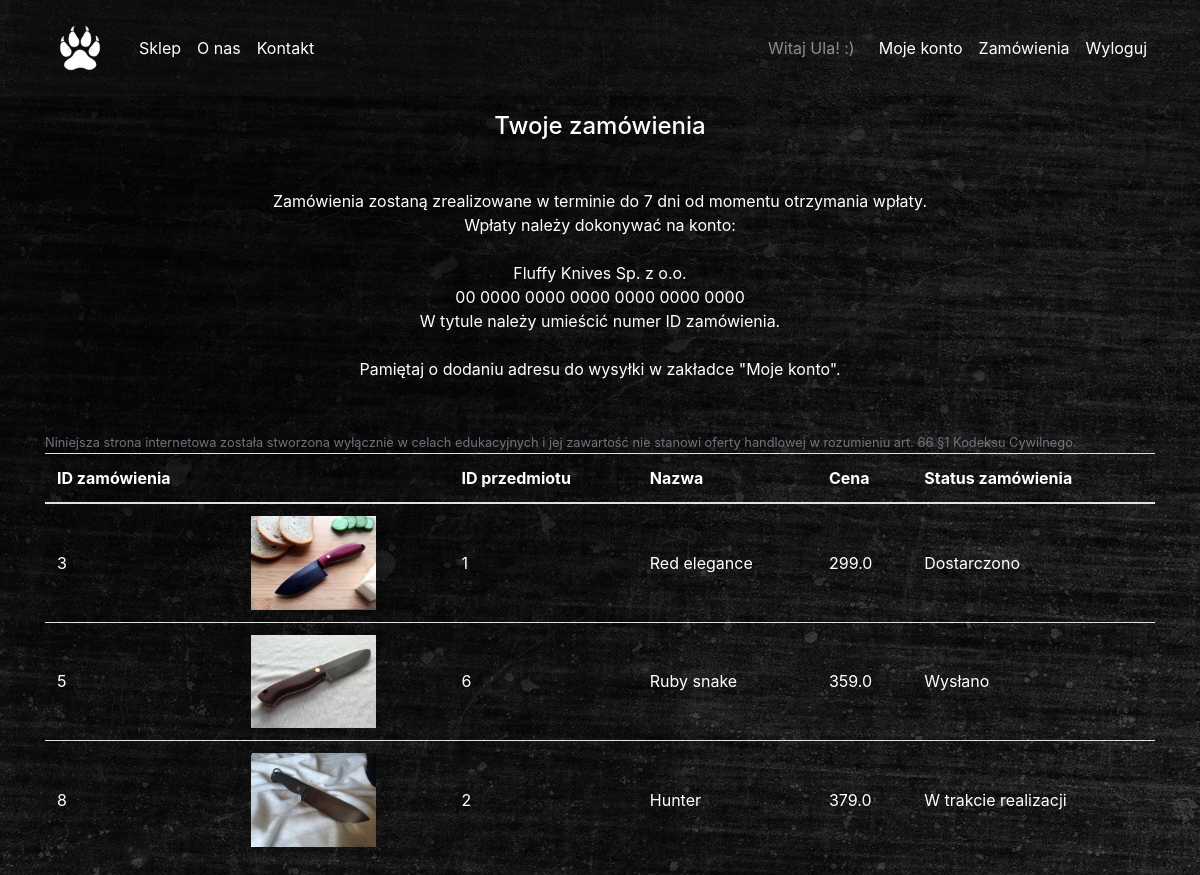
Page /cart (signed in) on the earlier database version.
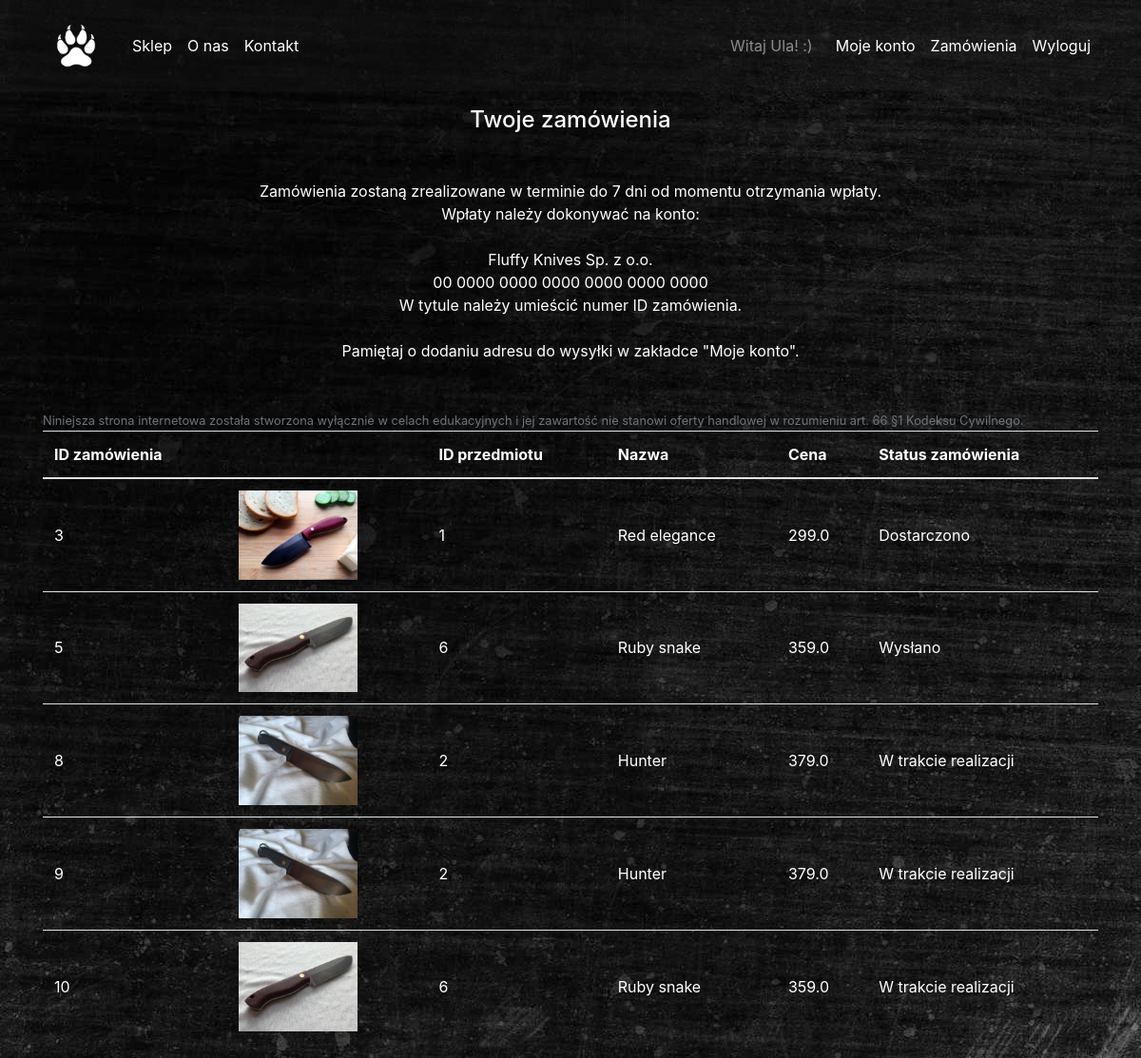
Same page on the later database version.
### app_files/db_models.py (models this page shows, shortened)
class User(db.Model, UserMixin):
    __tablename__ = 'User'
    id = db.Column(db.Integer, primary_key=True)
    username = db.Column(db.String(20), unique=True, nullable=False)
    email = db.Column(db.String(120), unique=True, nullable=False)
    password = db.Column(db.String(60), nullable=False)
    imageFile = db.Column(db.String(20), nullable=False,
                          default='defaultpp.jpg')
    adress = db.Column(db.String(200))
    phone = db.Column(db.String(20))
    isAdmin = db.Column(db.Boolean, default=False)

class Order(db.Model):
    id = db.Column(db.Integer, primary_key=True)
    itemID = db.Column(db.ForeignKey('Item.id'))
    userID = db.Column(db.ForeignKey('User.id'))
    status = db.Column(db.String, nullable = False,
                       default='W trakcie realizacji')
    item = db.relationship('Item', backref="user_associations")
    user = db.relationship('User', backref="item_associations")

class Item(db.Model):
    __tablename__ = 'Item'
    id = db.Column(db.Integer, primary_key=True)
    itemName = db.Column(db.String(30), unique=True, nullable=False)
    itemMainDescription = db.Column(db.String(30))
    itemPointsDescription = db.Column(db.String(200))
    itemImage = db.Column(db.String(30), nullable=False)
    itemPrice = db.Column(db.Float, nullable=False)

### app_files/routes.py (the view)
@app.route('/cart', methods=['GET', 'POST'])
@login_required
def cart():
    if current_user.isAdmin:
        return redirect(url_for('root'))
    if request.method == 'POST':  # if posted form from main.html
        orderedItemID = int(request.form['orderedItemID'])
        order = Order(itemID=orderedItemID, userID=current_user.id)
        db.session.add(order)
        db.session.commit()
    userOrdersList = (db.session.query(Order, Item)
                      .filter(Order.userID==current_user.id)
                      .join(Item, Order.itemID==Item.id))
    return render_template('cart.html', userOrdersList=userOrdersList)

### app_files/db_models.py (called while the page is built)
@login_manager.user_loader
def load_user(user_id):
    return User.query.get(int(user_id))

### app_files/templates/cart.html
{% extends "layout.html" %}
{% block navbarposition %}
<nav class="navbar navbar-expand-md navbar-dark Bggrey" id="navbarMain">
{% endblock %}
{% block content %}
<div class="container">
	<h4 class="text-center mt-3 mb-5">Twoje zamówienia</h4>
	<p class="text-center mb-5">
		Zamówienia zostaną zrealizowane w terminie do 7 dni od momentu otrzymania wpłaty.<br/>
		Wpłaty należy dokonywać na konto:<br/><br/>
		Fluffy Knives Sp. z o.o.<br/>
		00 0000 0000 0000 0000 0000 0000<br/>
		W tytule należy umieścić numer ID zamówienia.<br/><br/>
		Pamiętaj o dodaniu adresu do wysyłki w zakładce "Moje konto".
	</p>
	<small class="text-muted">Niniejsza strona internetowa została stworzona wyłącznie w celach edukacyjnych i jej zawartość nie stanowi oferty handlowej w rozumieniu art. 66 §1 Kodeksu Cywilnego.</small>
	<div class="table-responsive">
		<table class="table">
			<thead>
				<tr>
					<th scope="col">ID zamówienia</th>
					<th scope="col"></th>
					<th scope="col">ID przedmiotu</th>
					<th scope="col">Nazwa</th>
					<th scope="col">Cena</th>
					<th scope="col">Status zamówienia</th>
				</tr>
			</thead>
			<tbody>
				{% for i in userOrdersList %}
				<tr class="text-nowrap">
					<td class="align-middle">{{ i[0].id }}</td>
					<td><img class="img-fluid Img125 img-responsive"
					src="{{url_for('static', filename='images/shop/'+ i[1].itemImage)}}"
					alt="Item image"></td>
					<td class="align-middle">{{ i[0].itemID }}</td>
					<td class="align-middle">{{ i[1].itemName }}</td>
					<td class="align-middle">{{ i[1].itemPrice }}</td>
					<td class="align-middle">{{ i[0].status }}</td>
				</tr>
				{% endfor %}
			</tbody>
		</table>
	</div>
</div>
{% endblock content %}

### app_files/templates/layout.html (shortened to what this page needs)
<!DOCTYPE html>
<html lang="pl">
<head>
	<link rel="stylesheet" href="https://stackpath.bootstrapcdn.com/bootstrap/4.1.1/css/bootstrap.min.css">
	<link href="{{ url_for('static', filename='css/customstyle.css') }}" rel="stylesheet" type="text/css">
</head>
<body>
{% block navbarposition %}{% endblock %}
	<div class="container">
		<a class="navbar-brand" href="/#carouselMain">
			<img src="{{ url_for('static', filename='images/tigerfootprint.png') }}" width="70" height="70" alt="logo">
		</a>
		<div class="collapse navbar-collapse" id="navbarResponsive">
			<ul class="navbar-nav">
				<li class="nav-item">
					<a class="nav-link" href="/#shop">Sklep</a>
				</li>
				<li class="nav-item">
					<a class="nav-link text-nowrap" href="/#aboutus">O nas</a>
				</li>
				<li class="nav-item">
					<a class="nav-link" href="/#contact">Kontakt</a>
				</li>
			</ul>
			{% if current_user.isAdmin %}
				<ul class="navbar-nav ml-auto">
					<span class="navbar-text mr-3">KONTO ADMINISTRATORA</span>
					<li class="nav-item">
						<a class="nav-link" href="{{ url_for('shopmanagement') }}">Zarządzaj sklepem</a>
					</li>
					<li class="nav-item">
						<a class="nav-link" href="{{ url_for('orders') }}">Zamówienia</a>
					</li>
					<li class="nav-item">
						<a class="nav-link" href="{{ url_for('logout') }}">Wyloguj</a>
					</li>
				</ul>
			{% elif current_user.is_authenticated %}
				<ul class="navbar-nav ml-auto">
					<span class="navbar-text mr-3">Witaj {{ current_user.username }}! :)</span>
					<li class="nav-item">
						<a class="nav-link" href="{{ url_for('account') }}">Moje konto</a>
					</li>
					<li class="nav-item">
						<a class="nav-link" href="{{ url_for('cart') }}">Zamówienia</a>
					</li>
					<li class="nav-item">
						<a class="nav-link" href="{{ url_for('logout') }}">Wyloguj</a>
					</li>
				</ul>
			{% endif %}
		</div>
	</div>
</nav>
{% block content %}{% endblock %}
</body>
</html>

### app_files/static/css/customstyle.css (style rules this page uses)
body { background-image: url("../images/bgimage.jpg"); color: white; }
.Bggrey { background-color: rgba(31, 29, 29, 0.3); }
#navbarMain .nav-link, #navbarMain .navbar-toggler { color: #fff; }
.Img125 { max-height: 125px; max-width: 125px; }

Differences in the rows shown:
added Order: id "9", itemImage (picture), itemID "2", itemName "Hunter", itemPrice "379.0", status "W trakcie realizacji"
added Order: id "10", itemImage (picture), itemID "6", itemName "Ruby snake", itemPrice "359.0", status "W trakcie realizacji"
